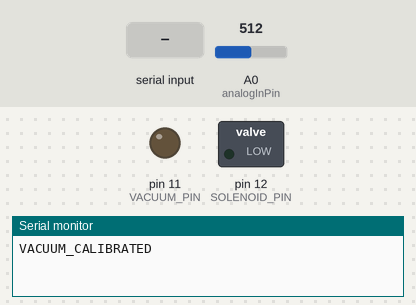
Bench run of a sketch on a simulated Arduino Uno, built with avr-gcc and run on an emulated ATmega328P. Shown: switched loads named in the sketch (green lamp = pin HIGH), output pins drawn as LEDs (lit = HIGH), the last lines printed to the serial monitor. The test bench sets the inputs (shaded band); at power-on: A0 (analogInPin) = 512.

Above: at 3.3 s.
3.4 s: "RELEASE\n" received over Serial
At 3.8 s:
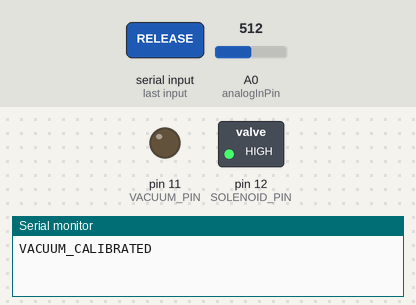
5.8 s: "VACUUM_ON\n" received over Serial
At 6.9 s:
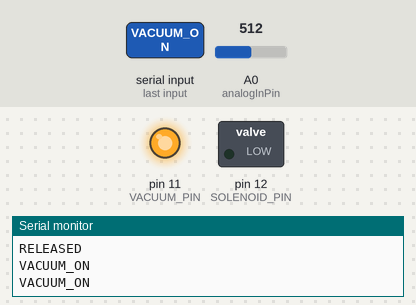
7.3 s: "RELEASE\n" received over Serial
At 8.0 s:
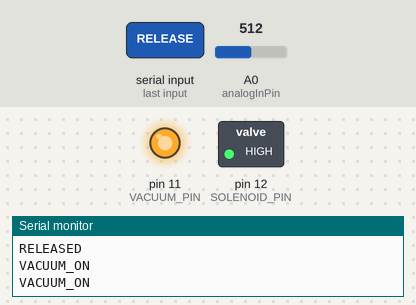
9.7 s: "CALIBRATE_VACUUM\n" received over Serial
At 11.0 s:
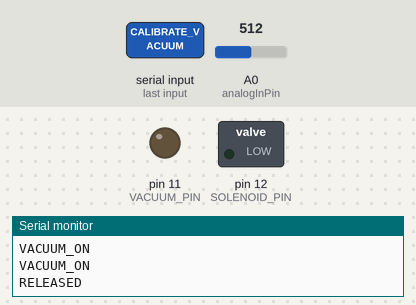
Timing chart, 0 to 12.2 s (numbered marks = the images above; inputs shaded):
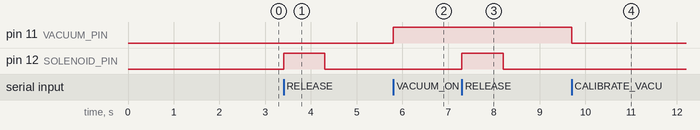

Measured:
- after the input at 3.4 s, pin 12 (SOLENOID_PIN): LOW → HIGH at once, → LOW 0.90 s later
- after the input at 5.8 s, pin 11 (VACUUM_PIN): LOW → HIGH at once
- after the input at 7.3 s, pin 12 (SOLENOID_PIN): LOW → HIGH at once, → LOW 0.90 s later
- after the input at 9.7 s, pin 11 (VACUUM_PIN): HIGH → LOW at once

The sketch:

brain_2_os.ino
```cpp
/*  SparkFun ACS712 and ACS723 Demo
    Created by George Beckstein for SparkFun
    4/30/2017
    Updated by SFE
    6/14/2018

    Uses an Arduino to set up the ACS712 and ACS723 Current Sensors
    See the tutorial at: https://learn.sparkfun.com/tutorials/current-sensor-breakout-acs723-hookup-guide

    Parts you may need:
    - 100 Ohm, 1/2W or greater resistor OR two 220 Ohm 1/4 resistors in parallel
    - ACS712 Breakout with on-board amplifier or ACS723 Current Sensor (Low Current)

    Optional equipment:
    - Oscilloscope
    - Multimeter (or two)
    - A power supply with current limiting/constant current would be handy to calibrate the device without using resistors
*/
#define BUFFER_SIZE 64*2
#define VACUUM_PIN 11
#define SOLENOID_PIN 12
char buffer[BUFFER_SIZE];
int bufferIndex = 0;

const int analogInPin = A0;

// Number of samples to average the reading over
// Change this to make the reading smoother... but beware of buffer overflows!
const long avgSamples = 100;
const int card_on_thresh = 1;
long sensorValue = 0;
long cardOn = 0;
long min = 100000;
bool vacuumOff = true;
float sensitivity = 100.0 / 500.0; //100mA per 500mV = 0.2
float Vref = 2500; // Output voltage with no current: ~ 2500mV or 2.5V

void setup() {
  // initialize serial communications at 9600 bps:
  Serial.begin(115200);
  pinMode(SOLENOID_PIN, OUTPUT);
  pinMode(VACUUM_PIN, OUTPUT);
  calibrate_vacuum();
}

void print_current_vals(){
  for(int i=0;i<1;i++){
      for (int j = 0; j < avgSamples; j++) {
        Serial.print(((long)analogRead(analogInPin))- min);
        Serial.println(" ARDUINO");
          delay(2);
        }
    Serial.println("FIN ARDUINO");
  }
}

void calibrate_vacuum(){
  digitalWrite(VACUUM_PIN, LOW);
  int current = 0;
  for(int i=0;i<avgSamples*10;i++){
    current = analogRead(analogInPin);
    if (current < min){
      min = current;
    }
    delay(2);
  }
  Serial.println("VACUUM_CALIBRATED");
}


void loop() {
  if (Serial.available() > 0) {
    char inChar = Serial.read();
    buffer[bufferIndex] = inChar;
    bufferIndex++;

    if (bufferIndex >= BUFFER_SIZE || inChar == '\n'  || inChar == '\r') {
      buffer[bufferIndex] = '\0';
      processData(buffer);
      bufferIndex = 0;
    }
  }
  // print_current_vals();
}

void processData(char* data) {
  String input = String(data);
    if (input.indexOf("RELEASE") > -1) {
      digitalWrite(SOLENOID_PIN, HIGH);
      delay(900);
      digitalWrite(SOLENOID_PIN, LOW);
      Serial.println("RELEASED");
    } else if (input.indexOf("?") > -1) {
      Serial.println("ARDUINO");
    } else if (input.indexOf("CURRENT") > -1){
      print_current_vals();
    } else if (input.indexOf("VACUUM_ON") > -1){
      digitalWrite(VACUUM_PIN, HIGH);
      Serial.println("VACUUM_ON");
      Serial.println("VACUUM_ON");
    } else if (input.indexOf("VACUUM_OFF") > -1){
      digitalWrite(VACUUM_PIN, LOW);
      Serial.println("VACUUM_OFF");
      Serial.println("VACUUM_OFF");
    } else if (input.indexOf("CALIBRATE_VACUUM") > -1) {
        calibrate_vacuum();
    }
}
```
